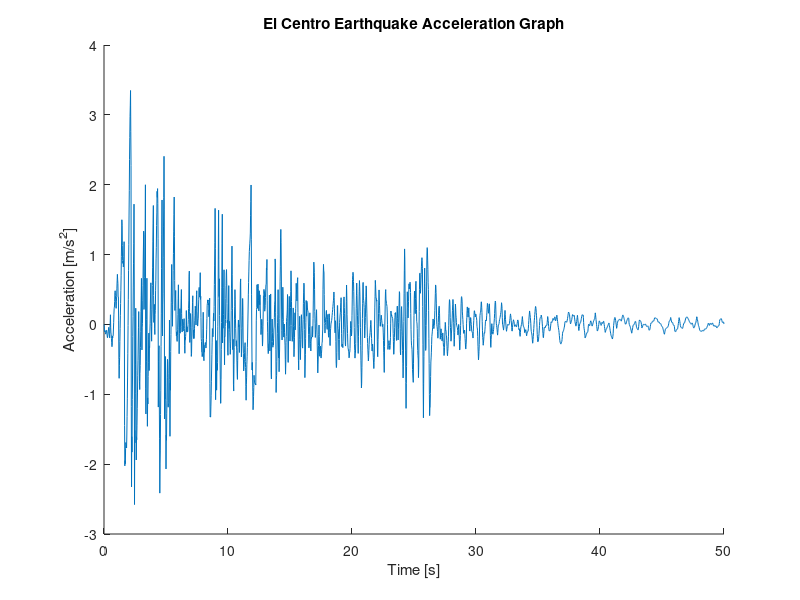

The MATLAB source for this figure:
clear;
clc;

load('elcentro.mat');
hold on;
plot(eq(1,1:2501),9.8*0.1*eq(2,1:2501));
title('El Centro Earthquake Acceleration Graph');
xlabel('Time [s]');
ylabel('Acceleration [m/s^2]');
